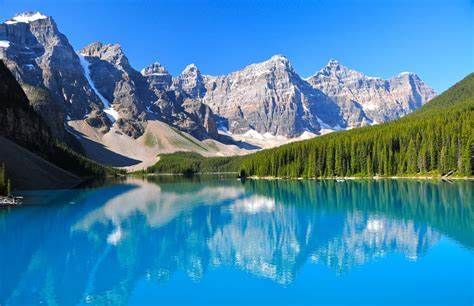
#> input picture image2ascii/OIP.jpg, 474 x 306 px
$ python i2a.py
#> lines starting #> are read from the running program, lines starting #| are printed output that depends on the picture
import cv2
import numpy as np

def linear_interpolation(minValue1, maxValue1, minValue2, maxValue2, value):
    # Ensure the value is within the original range
    if value < minValue1 or value > maxValue1:
        raise ValueError(f"Value {value} is outside the bounds of [{minValue1}, {maxValue1}]")

    # Linear interpolation formula
    return minValue2 + ((value - minValue1) / (maxValue1 - minValue1)) * (maxValue2 - minValue2)

# ASCII characters to map to pixel values
ascii_chars = ["@", "#", "S", "%", "?", "*", "+", ";", ":", ",", "."]

# Read the image
image = cv2.imread("OIP.jpg")
#> image is the input picture: shape (306, 474, 3); mean B, G, R 168.2, 131.1, 65.5

scale = 0.1
# Resize the image
image = cv2.resize(image, (0, 0), fx=scale, fy=scale)
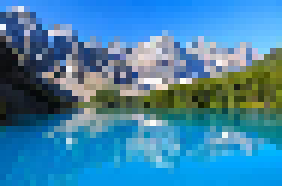
#> image: shape (31, 47, 3) (shown 6 times larger); mean B, G, R 169, 131.3, 64.6

# Convert the image to grayscale
gray_image = cv2.cvtColor(image, cv2.COLOR_BGR2GRAY)
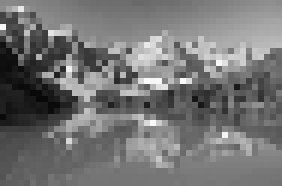
#> gray_image: shape (31, 47) (shown 6 times larger); min 8, max 253, mean 115.7

# Create an empty list for the ASCII art (list of lists)
ascii_image = [["" for _ in range(gray_image.shape[1])] for _ in range(gray_image.shape[0])]

# Iterate over each pixel and map the grayscale value to an ASCII character
for i in range(gray_image.shape[0]):
    for j in range(gray_image.shape[1]):
        # Get the grayscale value at the current pixel
        gray_value = gray_image[i, j]

        # Map the grayscale value to an ASCII character index
        index = int(linear_interpolation(0, 255,len(ascii_chars) - 1, 0, gray_value))

        # Ensure index is within bounds (optional, but ensures stability)
        index = min(max(index, 0), len(ascii_chars) - 1)

        # Assign the corresponding ASCII character to the list
        ascii_image[i][j] = ascii_chars[index]
#> after the loop, ascii_image = 31 items

# Save the ASCII image to a file
with open("output.txt", "w") as file:
    for row in ascii_image:
        file.write("".join(row) + "\n")
#> this loop made 31 passes

# [5 lines of commented-out code are left out]
